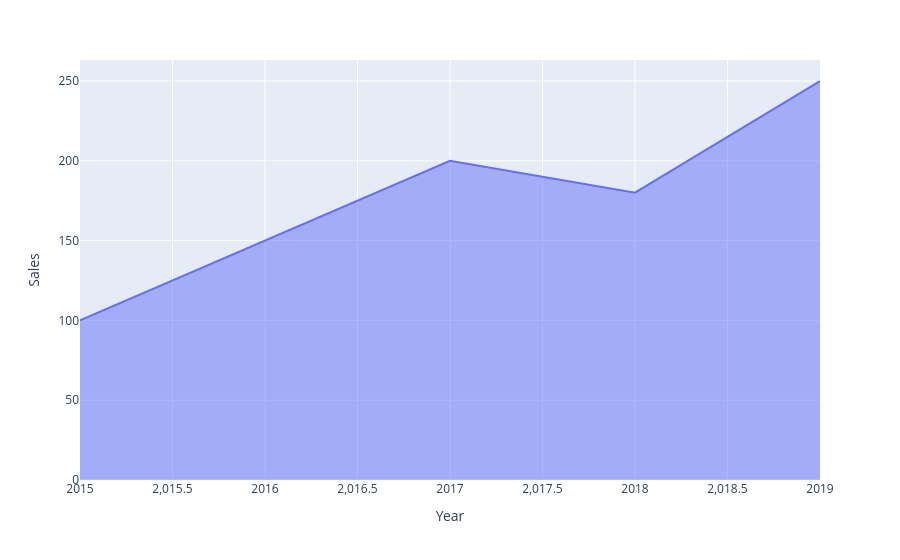

The code cell stored with this chart in its notebook:
### Markdown cell above
AREA CHART

### Code cell
import pandas as pd
import plotly.express as px
data = {'Year': [2015, 2016, 2017, 2018, 2019],
        'Sales': [100, 150, 200, 180, 250]}
df = pd.DataFrame(data)
fig = px.area(df, x='Year', y='Sales')
fig.show()

### Figure 1 — Plotly figure (JSON) as saved in the notebook; plotly's stock layout.template omitted (floating-point values rounded to 4 significant figures)
{"data": [{"fillpattern": {"shape": ""}, "hovertemplate": "Year=%{x}<br>Sales=%{y}<extra></extra>", "legendgroup": "", "line": {"color": "#636efa"}, "marker": {"symbol": "circle"}, "mode": "lines", "name": "", "orientation": "v", "showlegend": false, "stackgroup": "1", "type": "scatter", "x": [2015, 2016, 2017, 2018, 2019], "xaxis": "x", "y": [100, 150, 200, 180, 250], "yaxis": "y"}], "layout": {"legend": {"tracegroupgap": 0}, "margin": {"t": 60}, "xaxis": {"anchor": "y", "domain": [0, 1], "title": {"text": "Year"}}, "yaxis": {"anchor": "x", "domain": [0, 1], "title": {"text": "Sales"}}}}
